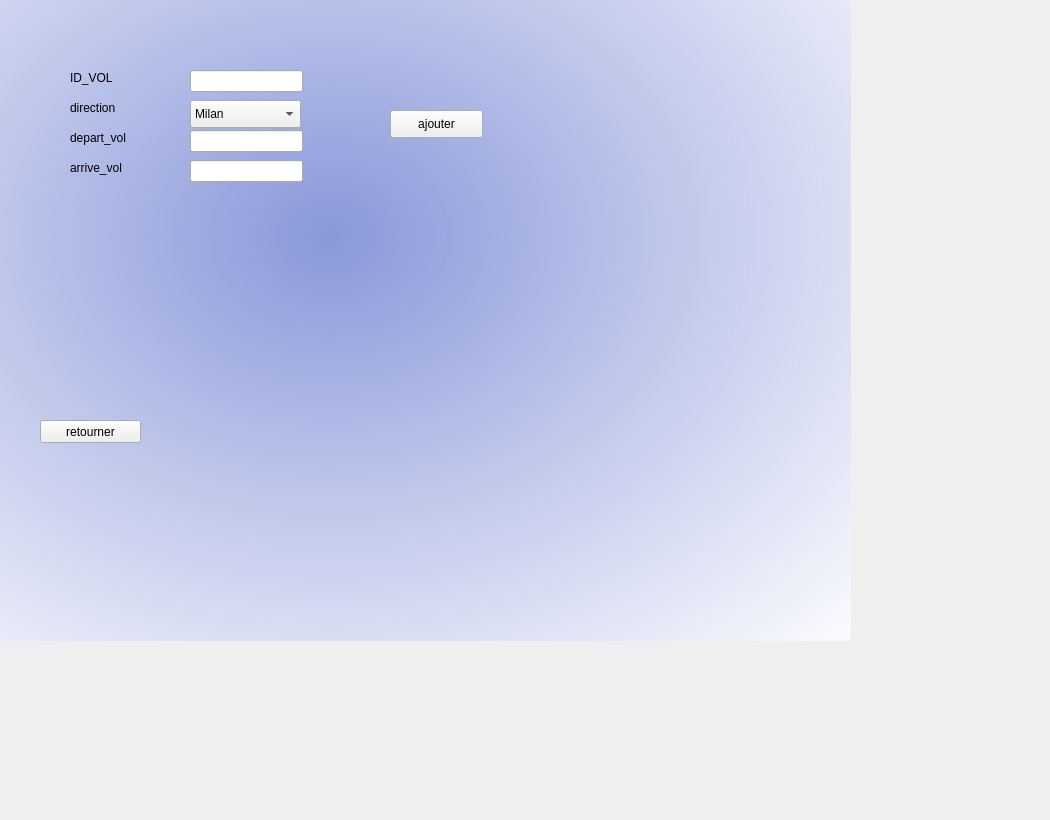
   <widget class="QWidget" name="tab">
    <attribute name="title">
     <string>ajout de vol</string>
    </attribute>
    <widget class="QLabel" name="label">
     <property name="geometry">
      <rect>
       <x>70</x>
       <y>70</y>
       <width>56</width>
       <height>16</height>
      </rect>
     </property>
     <property name="text">
      <string>ID_VOL</string>
     </property>
    </widget>
    <widget class="QLabel" name="label_2">
     <property name="geometry">
      <rect>
       <x>70</x>
       <y>100</y>
       <width>56</width>
       <height>16</height>
      </rect>
     </property>
     <property name="text">
      <string>direction</string>
     </property>
    </widget>
    <widget class="QLabel" name="label_3">
     <property name="geometry">
      <rect>
       <x>70</x>
       <y>130</y>
       <width>91</width>
       <height>16</height>
      </rect>
     </property>
     <property name="text">
      <string>depart_vol</string>
     </property>
    </widget>
    <widget class="QLabel" name="label_4">
     <property name="geometry">
      <rect>
       <x>70</x>
       <y>160</y>
       <width>56</width>
       <height>16</height>
      </rect>
     </property>
     <property name="text">
      <string>arrive_vol</string>
     </property>
    </widget>
    <widget class="QLineEdit" name="lineEditid_vol">
     <property name="geometry">
      <rect>
       <x>190</x>
       <y>70</y>
       <width>113</width>
       <height>22</height>
      </rect>
     </property>
     <property name="text">
      <string/>
     </property>
    </widget>
    <widget class="QLineEdit" name="lineEditdepart_vol">
     <property name="geometry">
      <rect>
       <x>190</x>
       <y>130</y>
       <width>113</width>
       <height>22</height>
      </rect>
     </property>
     <property name="text">
      <string/>
     </property>
    </widget>
    <widget class="QLineEdit" name="lineEditarrive_vol">
     <property name="geometry">
      <rect>
       <x>190</x>
       <y>160</y>
       <width>113</width>
       <height>22</height>
      </rect>
     </property>
     <property name="text">
      <string/>
     </property>
    </widget>
    <widget class="QPushButton" name="pushButtonajouter">
     <property name="geometry">
      <rect>
       <x>390</x>
       <y>110</y>
       <width>93</width>
       <height>28</height>
      </rect>
     </property>
     <property name="text">
      <string>ajouter</string>
     </property>
    </widget>
    <widget class="QLabel" name="label_11">
     <property name="geometry">
      <rect>
       <x>-190</x>
       <y>-170</y>
       <width>1041</width>
       <height>811</height>
      </rect>
     </property>
     <property name="styleSheet">
      <string notr="true">fQToolTip

{

     border: 1px solid black;

     background-color: #ffa02f;

     padding: 1px;

     border-radius: 3px;

     opacity: 100;

}

QFrame

{

	background-color: rgb(98, 98, 98);

}



QWidget

{

/* widget-&gt;setStyleSheet(&quot;background-color: transparent;&quot;);

widget-&gt;setWindowFlags(Qt::FramelessWindowHint);   //No windowing

widget-&gt;setAttribute(Qt::WA_TranslucentBackground); // No background*/

	color: rgb(0, 0, 0);

 /*  color: #b1b1b1;*/

 

	background-color: qradialgradient(spread:pad, cx:0.5, cy:0.5, radius:0.732, fx:0.5, fy:0.5, stop:0 rgba(134, 149, 217, 245), stop:1 rgba(255, 255, 255, 255));

	/*background-color: qradialgradient(spread:pad, cx:0.5, cy:0.5, radius:0.752, fx:0.513, fy:0.511364, stop:0 rgba(93, 63, 211, 255), stop:1 rgba(255, 255, 255, 255));*/



  padding: 1px;

   /* border-style: solid;

  /*  border: 1px solid #1e1e1e;*/

    border-radius: 5;

  /* background-color: #674ea7;*/

/*#323232; loun el page mtaa e l ajout w mtaa el supprimer w el adition w el affichage */

}



QWidget:item:hover

{

    background-color: QLinearGradient( x1: 0, y1: 0, x2: 0, y2: 1, stop: 0 #ffa02f, stop: 1 #ca0619);

    color: #000000;

}



QWidget:item:selected

{

    background-color: QLinearGradient( x1: 0, y1: 0, x2: 0, y2: 1, stop: 0 #ffa02f, stop: 1 #d7801a);

}



QMenuBar::item

{

    background: transparent;

}



QMenuBar::item:selected

{

    background: transparent;

    border: 1px solid #ffaa00;

}



QMenuBar::item:pressed

{

    background: #444;

    border: 1px solid #000;

    background-color: QLinearGradient(

        x1:0, y1:0,

        x2:0, y2:1,

        stop:1 #212121,

        stop:0.4 #343434/*,

        stop:0.2 #343434,

        stop:0.1 #ffaa00*/

    );

    margin-bottom:-1px;

    padding-bottom:1px;

}



QMenu

{

    border: 1px solid #000;

}



QMenu::item

{

    padding: 2px 20px 2px 20px;

}



QMenu::item:selected

{

    color: #000000;

}



QWidget:disabled

{

    color: #404040;

    background-color: #323232;

}



QAbstractItemView

{

    background-color: QLinearGradient( x1: 0, y1: 0, x2: 0, y2: 1, stop: 0 #4d4d4d, stop: 0.1 #646464, stop: 1 #5d5d5d);

}



QWidget:focus

{

    /*border: 2px solid QLinearGradient( x1: 0, y1: 0, x2: 0, y2: 1, stop: 0 #ffa02f, stop: 1 #d7801a);*/

}



QLineEdit

{

    background-color: QLinearGradient( x1: 0, y1: 0, x2: 0, y2: 1, stop: 0 #4d4d4d, stop: 0 #646464, stop: 1 #5d5d5d);

    padding: 1px;

    border-style: solid;

    border: 1px solid #1e1e1e;

    border-radius: 5;

}



QPushButton

{

    color: #b1b1b1;

    background-color: QLinearGradient( x1: 0, y1: 0, x2: 0, y2: 1, stop: 0 #565656, stop: 0.1 #525252, stop: 0.5 #4e4e4e, stop: 0.9 #4a4a4a, stop: 1 #464646);

    border-width: 1px;

    border-color: #1e1e1e;

    border-style: solid;

    border-radius: 6;

    padding: 3px;

    font-size: 12px;

    padding-left: 5px;

    padding-right: 5px;

}



QPushButton:pressed

{

    background-color: QLinearGradient( x1: 0, y1: 0, x2: 0, y2: 1, stop: 0 #2d2d2d, stop: 0.1 #2b2b2b, stop: 0.5 #292929, stop: 0.9 #282828, stop: 1 #252525);

}



QComboBox

{

    selection-background-color: #ffaa00;

    background-color: QLinearGradient( x1: 0, y1: 0, x2: 0, y2: 1, stop: 0 #565656, stop: 0.1 #525252, stop: 0.5 #4e4e4e, stop: 0.9 #4a4a4a, stop: 1 #464646);

    border-style: solid;

    border: 1px solid #1e1e1e;

    border-radius: 5;

}



QComboBox:hover,QPushButton:hover

{

    border: 2px solid QLinearGradient( x1: 0, y1: 0, x2: 0, y2: 1, stop: 0 #ffa02f, stop: 1 #d7801a);

}





QComboBox:on

{

    padding-top: 3px;

    padding-left: 4px;

    background-color: QLinearGradient( x1: 0, y1: 0, x2: 0, y2: 1, stop: 0 #2d2d2d, stop: 0.1 #2b2b2b, stop: 0.5 #292929, stop: 0.9 #282828, stop: 1 #252525);

    selection-background-color: #ffaa00;

}



QComboBox QAbstractItemView

{

    border: 2px solid darkgray;

    selection-background-color: QLinearGradient( x1: 0, y1: 0, x2: 0, y2: 1, stop: 0 #ffa02f, stop: 1 #d7801a);

}



QComboBox::drop-down

{

     subcontrol-origin: padding;

     subcontrol-position: top right;

     width: 15px;



     border-left-width: 0px;

     border-left-color: darkgray;

     border-left-style: solid; /* just a single line */

     border-top-right-radius: 3px; /* same radius as the QComboBox */

     border-bottom-right-radius: 3px;

 }



QComboBox::down-arrow

{

     image: url(:/down_arrow.png);

}



QGroupBox:focus

{

border: 2px solid QLinearGradient( x1: 0, y1: 0, x2: 0, y2: 1, stop: 0 #ffa02f, stop: 1 #d7801a);

}



QTextEdit:focus

{

    border: 2px solid QLinearGradient( x1: 0, y1: 0, x2: 0, y2: 1, stop: 0 #ffa02f, stop: 1 #d7801a);

}



QScrollBar:horizontal {

     border: 1px solid #222222;

     background: QLinearGradient( x1: 0, y1: 0, x2: 0, y2: 1, stop: 0.0 #121212, stop: 0.2 #282828, stop: 1 #484848);

     height: 7px;

     margin: 0px 16px 0 16px;

}



QScrollBar::handle:horizontal

{

      background: QLinearGradient( x1: 0, y1: 0, x2: 1, y2: 0, stop: 0 #ffa02f, stop: 0.5 #d7801a, stop: 1 #ffa02f);

      min-height: 20px;

      border-radius: 2px;

}



QScrollBar::add-line:horizontal {

      border: 1px solid #1b1b19;

      border-radius: 2px;

      background: QLinearGradient( x1: 0, y1: 0, x2: 1, y2: 0, stop: 0 #ffa02f, stop: 1 #d7801a);

      width: 14px;

      subcontrol-position: right;

      subcontrol-origin: margin;

}



QScrollBar::sub-line:horizontal {

      border: 1px solid #1b1b19;

      border-radius: 2px;

      background: QLinearGradient( x1: 0, y1: 0, x2: 1, y2: 0, stop: 0 #ffa02f, stop: 1 #d7801a);

      width: 14px;

     subcontrol-position: left;

     subcontrol-origin: margin;

}



QScrollBar::right-arrow:horizontal, QScrollBar::left-arrow:horizontal

{

      border: 1px solid black;

      width: 1px;

      height: 1px;

      background: white;

}



QScrollBar::add-page:horizontal, QScrollBar::sub-page:horizontal

{

      background: none;

}



QScrollBar:vertical

{

      background: QLinearGradient( x1: 0, y1: 0, x2: 1, y2: 0, stop: 0.0 #121212, stop: 0.2 #282828, stop: 1 #484848);

      width: 7px;

      margin: 16px 0 16px 0;

      border: 1px solid #222222;

}



QScrollBar::handle:vertical

{

      background: QLinearGradient( x1: 0, y1: 0, x2: 0, y2: 1, stop: 0 #ffa02f, stop: 0.5 #d7801a, stop: 1 #ffa02f);

      min-height: 20px;

      border-radius: 2px;

}



QScrollBar::add-line:vertical

{

      border: 1px solid #1b1b19;

      border-radius: 2px;

      background: QLinearGradient( x1: 0, y1: 0, x2: 0, y2: 1, stop: 0 #ffa02f, stop: 1 #d7801a);

      height: 14px;

      subcontrol-position: bottom;

      subcontrol-origin: margin;

}



QScrollBar::sub-line:vertical

{

      border: 1px solid #1b1b19;

      border-radius: 2px;

      background: QLinearGradient( x1: 0, y1: 0, x2: 0, y2: 1, stop: 0 #d7801a, stop: 1 #ffa02f);

      height: 14px;

      subcontrol-position: top;

      subcontrol-origin: margin;

}



QScrollBar::up-arrow:vertical, QScrollBar::down-arrow:vertical

{

      border: 1px solid black;

      width: 1px;

      height: 1px;

      background: white;

}





QScrollBar::add-page:vertical, QScrollBar::sub-page:vertical

{

      background: none;

}



QTextEdit

{

    background-color: #242424;

}



QPlainTextEdit

{

    background-color: #242424;

}



QHeaderView::section

{

    background-color: QLinearGradient(x1:0, y1:0, x2:0, y2:1, stop:0 #616161, stop: 0.5 #505050, stop: 0.6 #434343, stop:1 #656565);

    color: white;

    padding-left: 4px;

    border: 1px solid #6c6c6c;

}



QCheckBox:disabled

{

color: #414141;

}



QDockWidget::title

{

    text-align: center;

    spacing: 3px; /* spacing between items in the tool bar */

    background-color: QLinearGradient(x1:0, y1:0, x2:0, y2:1, stop:0 #323232, stop: 0.5 #242424, stop:1 #323232);

}



QDockWidget::close-button, QDockWidget::float-button

{

    text-align: center;

    spacing: 1px; /* spacing between items in the tool bar */

    background-color: QLinearGradient(x1:0, y1:0, x2:0, y2:1, stop:0 #323232, stop: 0.5 #242424, stop:1 #323232);

}



QDockWidget::close-button:hover, QDockWidget::float-button:hover

{

    background: #242424;

}



QDockWidget::close-button:pressed, QDockWidget::float-button:pressed

{

    padding: 1px -1px -1px 1px;

}



QMainWindow::separator

{

    background-color: QLinearGradient(x1:0, y1:0, x2:0, y2:1, stop:0 #161616, stop: 0.5 #151515, stop: 0.6 #212121, stop:1 #343434);

    color: white;

    padding-left: 4px;

    border: 1px solid #4c4c4c;

    spacing: 3px; /* spacing between items in the tool bar */

}



QMainWindow::separator:hover

{



    background-color: QLinearGradient(x1:0, y1:0, x2:0, y2:1, stop:0 #d7801a, stop:0.5 #b56c17 stop:1 #ffa02f);

    color: white;

    padding-left: 4px;

    border: 1px solid #6c6c6c;

    spacing: 3px; /* spacing between items in the tool bar */

}



QToolBar::handle

{

     spacing: 3px; /* spacing between items in the tool bar */

     background: url(:/images/handle.png);

}



QMenu::separator

{

    height: 2px;

    background-color: QLinearGradient(x1:0, y1:0, x2:0, y2:1, stop:0 #161616, stop: 0.5 #151515, stop: 0.6 #212121, stop:1 #343434);

    color: white;

    padding-left: 4px;

    margin-left: 10px;

    margin-right: 5px;

}



QProgressBar

{

    border: 2px solid grey;

    border-radius: 5px;

    text-align: center;

}



QProgressBar::chunk

{

    background-color: #d7801a;

    width: 2.15px;

    margin: 0.5px;

}



QTabBar::tab {

    color: #b1b1b1;

    border: 1px solid #444;

    border-bottom-style: none;

    background-color: #323232;

    padding-left: 10px;

    padding-right: 10px;

    padding-top: 3px;

    padding-bottom: 2px;

    margin-right: -1px;

}



QTabWidget::pane {

    border: 1px solid #444;

    top: 1px;

}



QTabBar::tab:last

{

    margin-right: 0; /* the last selected tab has nothing to overlap with on the right */

    border-top-right-radius: 3px;

}



QTabBar::tab:first:!selected

{

 margin-left: 0px; /* the last selected tab has nothing to overlap with on the right */





    border-top-left-radius: 3px;

}



QTabBar::tab:!selected

{

    color: #b1b1b1;

    border-bottom-style: solid;

    margin-top: 3px;

    background-color: QLinearGradient(x1:0, y1:0, x2:0, y2:1, stop:1 #212121, stop:.4 #343434);

}



QTabBar::tab:selected

{

    border-top-left-radius: 3px;

    border-top-right-radius: 3px;

    margin-bottom: 0px;

}



QTabBar::tab:!selected:hover

{

    /*border-top: 2px solid #ffaa00;

    padding-bottom: 3px;*/

    border-top-left-radius: 3px;

    border-top-right-radius: 3px;

    background-color: QLinearGradient(x1:0, y1:0, x2:0, y2:1, stop:1 #212121, stop:0.4 #343434, stop:0.2 #343434, stop:0.1 #ffaa00);

}



QRadioButton::indicator:checked, QRadioButton::indicator:unchecked{

    color: #b1b1b1;

    background-color: #323232;

    border: 1px solid #b1b1b1;

    border-radius: 6px;

}



QRadioButton::indicator:checked

{

    background-color: qradialgradient(

        cx: 0.5, cy: 0.5,

        fx: 0.5, fy: 0.5,

        radius: 1.0,

        stop: 0.25 #ffaa00,

        stop: 0.3 #323232

    );

}



QCheckBox::indicator{

    color: #b1b1b1;

    background-color: #323232;

    border: 1px solid #b1b1b1;

    width: 9px;

    height: 9px;

}



QRadioButton::indicator

{

    border-radius: 6px;

}



QRadioButton::indicator:hover, QCheckBox::indicator:hover

{

    border: 1px solid #ffaa00;

}



QCheckBox::indicator:checked

{

    image:url(:/images/checkbox.png);

}



QCheckBox::indicator:disabled, QRadioButton::indicator:disabled

{

    border: 1px solid #444;

}



</string>
     </property>
     <property name="text">
      <string/>
     </property>
     <property name="pixmap">
      <pixmap>:/pics/avion decolle.jpg</pixmap>
     </property>
    </widget>
    <widget class="QComboBox" name="lineEditdirection">
     <property name="geometry">
      <rect>
       <x>190</x>
       <y>100</y>
       <width>111</width>
       <height>28</height>
      </rect>
     </property>
     <item>
      <property name="text">
       <string>Milan</string>
      </property>
     </item>
     <item>
      <property name="text">
       <string>Barcelone</string>
      </property>
     </item>
     <item>
      <property name="text">
       <string>Newyork</string>
      </property>
     </item>
     <item>
      <property name="text">
       <string>London</string>
      </property>
     </item>
     <item>
      <property name="text">
       <string>Tokyo</string>
      </property>
     </item>
     <item>
      <property name="text">
       <string>Autre</string>
      </property>
     </item>
    </widget>
    <widget class="QPushButton" name="retourner">
     <property name="geometry">
      <rect>
       <x>40</x>
       <y>420</y>
       <width>101</width>
       <height>23</height>
      </rect>
     </property>
     <property name="text">
      <string>retourner</string>
     </property>
    </widget>
    <zorder>label_11</zorder>
    <zorder>label</zorder>
    <zorder>label_2</zorder>
    <zorder>label_3</zorder>
    <zorder>label_4</zorder>
    <zorder>lineEditid_vol</zorder>
    <zorder>lineEditdepart_vol</zorder>
    <zorder>lineEditarrive_vol</zorder>
    <zorder>pushButtonajouter</zorder>
    <zorder>lineEditdirection</zorder>
    <zorder>retourner</zorder>
   </widget>
